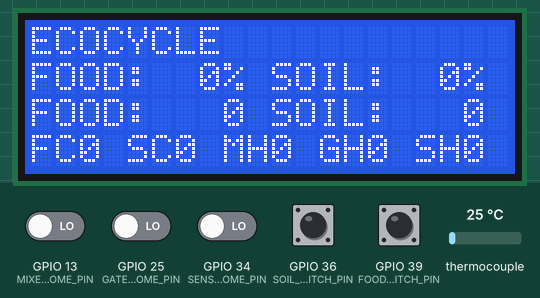
Simulated run of this program. Board: ESP32. On the bench: 20×4 character LCD. Inputs (shaded band) come from the test bench; at power-on: GPIO 13 (MIXER_STEPPER_HOME_PIN), GPIO 25 (GATE_STEPPER_HOME_PIN), GPIO 34 (SENSOR_STEPPER_HOME_PIN), GPIO 36 (SOIL_COVER_LIMIT_SWITCH_PIN), GPIO 39 (FOOD_COVER_LIMIT_SWITCH_PIN) LOW, thermocouple 25 °C. What the program prints to the serial monitor is not drawn.

Above: at 1.2 s.
1.3 s: GPIO 13 (MIXER_STEPPER_HOME_PIN) driven HIGH
At 2.6 s:
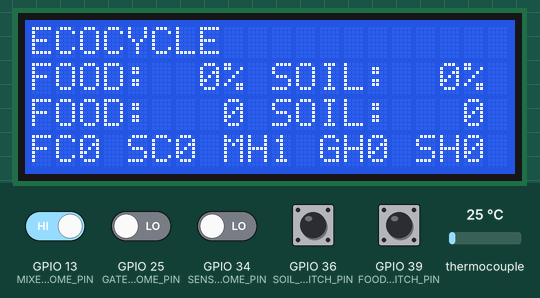
3.0 s: GPIO 25 (GATE_STEPPER_HOME_PIN) driven HIGH
At 3.8 s:
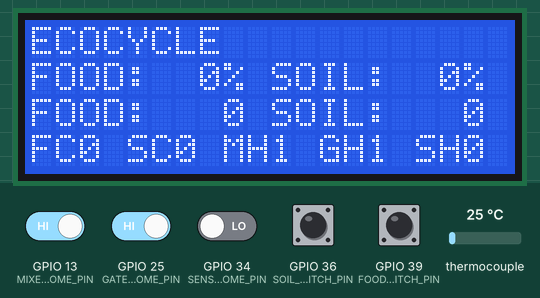
4.5 s: GPIO 34 (SENSOR_STEPPER_HOME_PIN) driven HIGH
At 5.0 s:
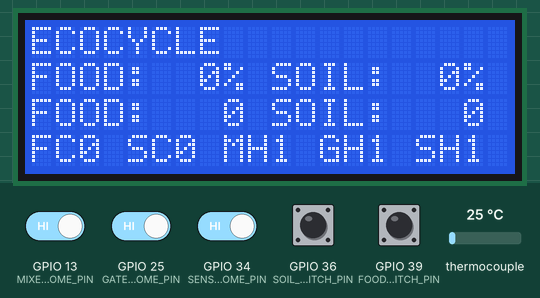
6.0 s: GPIO 36 (SOIL_COVER_LIMIT_SWITCH_PIN) pulled HIGH for 0.4 s
At 6.4 s:
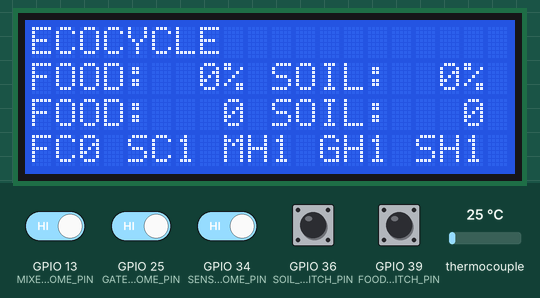
8.0 s: GPIO 39 (FOOD_COVER_LIMIT_SWITCH_PIN) pulled HIGH for 0.4 s
At 8.4 s:
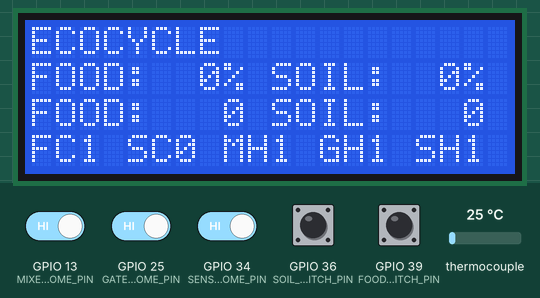
10.0 s: GPIO 13 (MIXER_STEPPER_HOME_PIN) driven LOW
At 10.3 s:
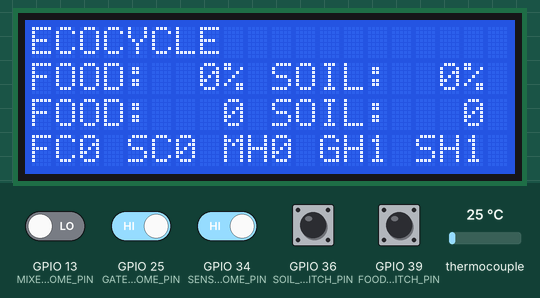
Timing chart, 0 to 12.5 s (numbered marks = the images above; inputs shaded):
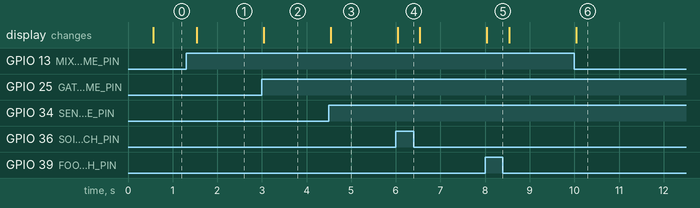

Measured:
- after the input at 1.3 s, the display: changes after 0.24 s (image 1)
- after the input at 3.0 s, the display: changes at once (image 2)
- after the input at 4.5 s, the display: changes at once (image 3)
- after the input at 6.0 s, the display: changes at once (image 4)
- after the input at 8.0 s, the display: changes at once (image 5)
- after the input at 10.0 s, the display: changes at once (image 6)

The program:

main.cpp
```cpp
#include <Arduino.h>
#include <WiFi.h>
#include <LiquidCrystal_I2C.h>
#include <AccelStepper.h>
#include <Adafruit_MAX31865.h>

float soilWeight = 0.0;
float foodWeight = 0.0;
float soilLevel = 0.0;
float foodLevel = 0.0;


#define WIFI_SSID "TP-Link_DADB"
#define WIFI_PASSWORD "24446666678"

// #define WIFI_SSID "yourWifiSsid"
// #define WIFI_PASSWORD "yourWifiPassword"

/* -----------------TEMPERATURE SENSOR CONTROLLER------------------------- */
#define THERMOMETER_CS_PIN 5
#define RREF 430.0     // Reference resistor value in ohms
#define RNOMINAL 100.0 // Nominal resistance of PT100 at 0°C in ohms

Adafruit_MAX31865 thermometer = Adafruit_MAX31865(THERMOMETER_CS_PIN);

void setupThermometer(){
  thermometer.begin(MAX31865_3WIRE);
}

float getTemperature()
{
    // Read raw RTD measurement
    uint16_t rtd = thermometer.readRTD();

    // Calculate resistance
    float ratio = static_cast<float>(rtd) / 32768.0f;
    float resistance = RREF * ratio;

    // Check sensor faults
    uint8_t fault = thermometer.readFault();

    if (fault)
    {
        Serial.printf("[PT100] FAULT: 0x%02X\n", fault);

        if (fault & MAX31865_FAULT_HIGHTHRESH)
            Serial.println("[PT100] RTD High Threshold");

        if (fault & MAX31865_FAULT_LOWTHRESH)
            Serial.println("[PT100] RTD Low Threshold");

        if (fault & MAX31865_FAULT_REFINLOW)
            Serial.println("[PT100] REFIN- > 0.85 x Bias");

        if (fault & MAX31865_FAULT_REFINHIGH)
            Serial.println("[PT100] REFIN- < 0.85 x Bias - FORCE- open");

        if (fault & MAX31865_FAULT_RTDINLOW)
            Serial.println("[PT100] RTDIN- < 0.85 x Bias - FORCE- open");

        if (fault & MAX31865_FAULT_OVUV)
            Serial.println("[PT100] Under/Over voltage");

        thermometer.clearFault();

        return NAN;
    }

    // Calculate temperature
    float temperature = thermometer.temperature(RNOMINAL, RREF);

    // Print diagnostics
    // Serial.printf(
    //     "[PT100] RTD: %u | RATIO: %.5f | RESISTANCE: %.2f | TEMPERATURE: %.2f C\n",
    //     static_cast<unsigned int>(rtd),
    //     ratio,
    //     resistance,
    //     temperature
    // );

    return temperature;
}

void thermometerController()
{
  // static unsigned long lastReadTime = 0;
  // unsigned long currentTime = millis();

  // if (currentTime - lastReadTime >= 1000)
  // {
  //   lastReadTime = currentTime;

  //   float temperature = getTemperature();
  //   Serial.printf("Current Temperature: %.2f °C\n", temperature);
  // }
}


/* -----------------STEPPER MOTOR CONTROLLER------------------------- */
// ESP32 GPIO PINS USED TO CONTROL THE STEPPER MOTOR DRIVERS FOR SENSOR, MIXER, AND GATE STEPPERS MOTORS
#define SENSOR_STEPPER_PULSE_PIN 32
#define SENSOR_STEPPER_DIR_PIN 33
#define MIXER_STEPPER_PULSE_PIN 26
#define MIXER_STEPPER_DIR_PIN 27
#define GATE_STEPPER_PULSE_PIN 12
#define GATE_STEPPER_DIR_PIN 14

#define SENSOR_STEPPER_MAX_SPEED 500
#define SENSOR_STEPPER_ACCELERATION 100
#define GATE_STEPPER_MAX_SPEED 1000
#define GATE_STEPPER_ACCELERATION 500
#define MIXER_STEPPER_MAX_SPEED 100 // DITO BABAGUHIN BILIS NG MIXER
#define MIXER_STEPPER_ACCELERATION 50
#define MIXER_STEPPER_HOMING_SPEED 50
#define MIXER_STEPPER_HOMING_ACCELERATION 10

#define SENSOR_STEPPER_MAX_STEPS 24000
#define GATE_STEPPER_MAX_STEPS 8000
#define MIXER_STEPPER_MIXING_STEPS 5000    // DITO MABABAGO GAANO KATAGAL MAGMIX YUNG MIXER
#define MIXER_STEPPER_DROPPING_STEPS 5000 // DITO MABABAGO GAANO KATAGAL IIKOT YUNG MIXER PARA MAG DROP NG LAMAN

AccelStepper sensorStepper(AccelStepper::DRIVER, SENSOR_STEPPER_PULSE_PIN, SENSOR_STEPPER_DIR_PIN);
AccelStepper mixerStepper(AccelStepper::DRIVER, MIXER_STEPPER_PULSE_PIN, MIXER_STEPPER_DIR_PIN);
AccelStepper gateStepper(AccelStepper::DRIVER, GATE_STEPPER_PULSE_PIN, GATE_STEPPER_DIR_PIN);


void setupStepperMotors() {
  sensorStepper.setMaxSpeed(SENSOR_STEPPER_MAX_SPEED);
  sensorStepper.setAcceleration(SENSOR_STEPPER_ACCELERATION);
  sensorStepper.setCurrentPosition(0);

  mixerStepper.setMaxSpeed(MIXER_STEPPER_MAX_SPEED);
  mixerStepper.setAcceleration(MIXER_STEPPER_ACCELERATION);
  mixerStepper.setCurrentPosition(0);

  gateStepper.setMaxSpeed(GATE_STEPPER_MAX_SPEED);
  gateStepper.setAcceleration(GATE_STEPPER_ACCELERATION);
  gateStepper.setCurrentPosition(0);

  Serial.println("Steppers setup complete.");
}

void loopStepperMotors(){
  sensorStepper.run();
  mixerStepper.run();
  gateStepper.run();
}


/* -----------------MACHINE FEEDBACK CONTROLLER------------------------- */

#define MIXER_STEPPER_HOME_PIN 13 // NOT YET WORKING
#define GATE_STEPPER_HOME_PIN 25
#define SENSOR_STEPPER_HOME_PIN 34
#define SOIL_COVER_LIMIT_SWITCH_PIN 36 // VP
#define FOOD_COVER_LIMIT_SWITCH_PIN 39 // VN

void setupMachineFeedback() {
  pinMode(FOOD_COVER_LIMIT_SWITCH_PIN, INPUT);
  pinMode(SOIL_COVER_LIMIT_SWITCH_PIN, INPUT);
  pinMode(GATE_STEPPER_HOME_PIN, INPUT);
  pinMode(SENSOR_STEPPER_HOME_PIN, INPUT);
  Serial.println("Machine feedback setup complete.");

  pinMode(MIXER_STEPPER_HOME_PIN, INPUT);
}

bool isFoodCoverClose() {
  return digitalRead(FOOD_COVER_LIMIT_SWITCH_PIN) == HIGH;
}

bool isSoilCoverClose() {
  return digitalRead(SOIL_COVER_LIMIT_SWITCH_PIN) == HIGH;
}

bool isGateStepperHome() {
  return digitalRead(GATE_STEPPER_HOME_PIN) == HIGH;
}

bool isMixerStepperHome() {
  return digitalRead(MIXER_STEPPER_HOME_PIN) == HIGH;
}

bool isSensorStepperHome() {
  return digitalRead(SENSOR_STEPPER_HOME_PIN) == HIGH;
}

/* -----------------SERIAL MONITOR CONTROLLER------------------------- */

const unsigned long printInterval = 1000; // Print every 1 second
void serialMonitorController(){

  static unsigned long lastPrintTime = 0; // Store the last time we printed to the serial monitor
  unsigned long currentTime = millis();

  if (currentTime - lastPrintTime >= printInterval) {
    lastPrintTime = currentTime;
    Serial.printf("%u \t| FC:%d | SC:%d | MH:%d | GH:%d | SH:%d || TEMP: %.2f\n",
      currentTime,
      isFoodCoverClose(),
      isSoilCoverClose(),
      isMixerStepperHome(),
      isGateStepperHome(),
      isSensorStepperHome(),
      getTemperature()
    );
  }
}


/* -----------------LCD FEATURES------------------------- */
#define LCD_I2C_ADDRESS 0x27
#define LCD_COLUMNS 20
#define LCD_ROWS 4
LiquidCrystal_I2C lcd(LCD_I2C_ADDRESS, LCD_COLUMNS, LCD_ROWS);

/**
 * @brief Updates the LCD with food and soil hopper levels.
 * @details Displays three-character integer percentages without decimals.
 * @note Values are padded with leading spaces instead of zeros.
 */
void lcdUpdateHopperLevel(float foodLevel, float soilLevel)
{
    static bool firstRun = false;

    if (!firstRun)
    {
        lcd.setCursor(0, 1);
        lcd.print("FOOD:   % SOIL:   %");
        firstRun = true;
    }

    lcd.setCursor(5, 1);
    lcd.printf("%3d", (int)foodLevel);

    lcd.setCursor(15, 1);
    lcd.printf("%3d", (int)soilLevel);
}

/**
 * @brief Updates LCD with food and soil weight readings.
 * @details Displays four-character integer weights in grams.
 * @note Values are padded with leading spaces instead of zeros.
 */
void lcdUpdateWeight(float foodWeight, float soilWeight)
{
    static bool firstRun = false;

    if (!firstRun)
    {
        lcd.setCursor(0, 2);
        lcd.print("FOOD:0000 SOIL:0000");
        firstRun = true;
    }

    lcd.setCursor(5, 2);
    lcd.printf("%4d", (int)foodWeight);

    lcd.setCursor(15, 2);
    lcd.printf("%4d", (int)soilWeight);
}

/**
 * @brief Updates the LCD with the current machine feedback status on the last line.
 *
 * @details Displays the actual status of the food cover, soil cover,
 * mixer stepper, gate stepper, and sensor stepper.
 *
 * @note '1' = Active/Closed/Homed, '0' = Inactive/Open/Not Homed.
 */
void lcdUpdateFeedback() {
    char lcdFeedback[21];

    snprintf(
        lcdFeedback,
        sizeof(lcdFeedback),
        "FC%c SC%c MH%c GH%c SH%c",
        isFoodCoverClose() ? '1' : '0',
        isSoilCoverClose() ? '1' : '0',
        isMixerStepperHome() ? '1' : '0',
        isGateStepperHome() ? '1' : '0',
        isSensorStepperHome() ? '1' : '0'
    );

    lcd.setCursor(0, 3);
    lcd.print(lcdFeedback);
}

void lcdController()
{
    static unsigned long lastUpdateTime = 0;
    constexpr unsigned long UPDATE_INTERVAL = 500;

    if (millis() - lastUpdateTime < UPDATE_INTERVAL)
        return;

    lastUpdateTime = millis();

    // Update machine feedback
    lcdUpdateFeedback();

    // Update hopper levels
    lcdUpdateHopperLevel(foodLevel, soilLevel);

    // Update weight percentages
    lcdUpdateWeight(foodWeight, soilWeight);
}

// SETUP
void setup() {
  Serial.begin(115200);

  lcd.init();
  lcd.backlight();
  lcd.setCursor(0, 0);
  lcd.print("ECOCYCLE");

  setupMachineFeedback();
  setupStepperMotors();
  setupThermometer();
}

void stepperMotorController(){
  loopStepperMotors();
}

void stateController(){

}

void machineController(){
  thermometerController();
  stepperMotorController();
  lcdController();


}

void loop() {

  serialMonitorController();
  stateController();
  machineController();


  // put your main code here, to run repeatedly:
}
```
